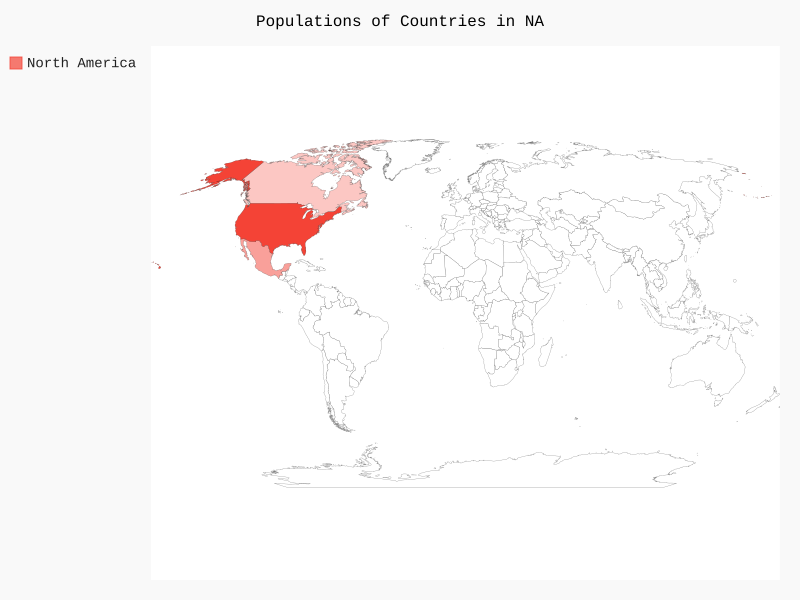

Write Python code to recreate this figure.
import pygal

wm = pygal.maps.world.World()
wm.title = 'Populations of Countries in NA'
wm.add('North America', {'ca':34126000,'us':309349000,'mx':113423000})

wm.render_to_file('na_population.svg')
